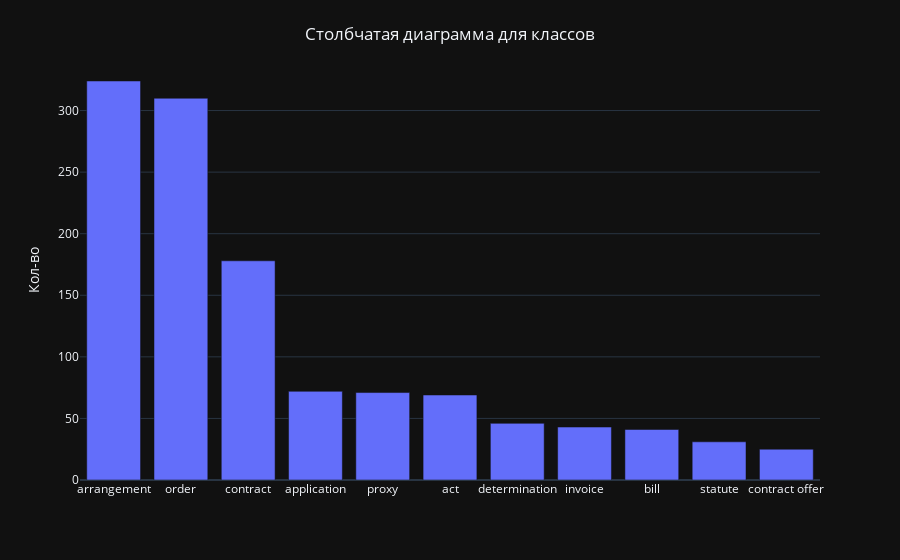

The code cell stored with this chart in its notebook:
### Markdown cell above
Построим столбчатую диаграмма для визуализации распределения классов.

### Code cell
class_distribution = df['class'].value_counts().reset_index()
class_distribution.columns = ['class', 'count']
build_bar(class_distribution, 'class', 'count', 'Столбчатая диаграмма для классов', ' Кол-во', '')

### Figure 1 — Plotly figure (JSON) as saved in the notebook; plotly's stock layout.template omitted (floating-point values rounded to 4 significant figures)
{"data": [{"alignmentgroup": "True", "hovertemplate": "class=%{x}<br>count=%{y}<extra></extra>", "legendgroup": "", "marker": {"color": "#636efa", "pattern": {"shape": ""}}, "name": "", "offsetgroup": "", "orientation": "v", "showlegend": false, "textposition": "auto", "type": "bar", "x": ["arrangement", "order", "contract", "application", "proxy", "act", "determination", "invoice", "bill", "statute", "contract offer"], "xaxis": "x", "y": [324, 310, 178, 72, 71, 69, 46, 43, 41, 31, 25], "yaxis": "y"}], "layout": {"autosize": true, "barmode": "relative", "legend": {"tracegroupgap": 0}, "margin": {"t": 60}, "showlegend": false, "title": {"text": "Столбчатая диаграмма для классов", "x": 0.5, "y": 0.95}, "xaxis": {"anchor": "y", "autorange": true, "domain": [0, 1], "range": [-0.5, 10.5], "title": {"text": ""}, "type": "category"}, "yaxis": {"anchor": "x", "autorange": true, "domain": [0, 1], "range": [0, 341.1], "title": {"text": " Кол-во"}, "type": "linear"}}}
